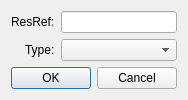
<?xml version="1.0" encoding="UTF-8"?>
<ui version="4.0">
 <class>Dialog</class>
 <widget class="QDialog" name="Dialog">
  <property name="geometry">
   <rect>
    <x>0</x>
    <y>0</y>
    <width>174</width>
    <height>95</height>
   </rect>
  </property>
  <property name="windowTitle">
   <string>Save To Module</string>
  </property>
  <layout class="QVBoxLayout" name="verticalLayout">
   <item>
    <layout class="QFormLayout" name="formLayout">
     <property name="labelAlignment">
      <set>Qt::AlignRight|Qt::AlignTrailing|Qt::AlignVCenter</set>
     </property>
     <item row="0" column="0">
      <widget class="QLabel" name="label">
       <property name="text">
        <string>ResRef:</string>
       </property>
      </widget>
     </item>
     <item row="0" column="1">
      <widget class="QLineEdit" name="resrefEdit">
       <property name="maxLength">
        <number>16</number>
       </property>
      </widget>
     </item>
     <item row="1" column="0">
      <widget class="QLabel" name="label_2">
       <property name="text">
        <string>Type:</string>
       </property>
      </widget>
     </item>
     <item row="1" column="1">
      <widget class="QComboBox" name="typeCombo"/>
     </item>
    </layout>
   </item>
   <item>
    <widget class="QDialogButtonBox" name="buttonBox">
     <property name="orientation">
      <enum>Qt::Horizontal</enum>
     </property>
     <property name="standardButtons">
      <set>QDialogButtonBox::Cancel|QDialogButtonBox::Ok</set>
     </property>
    </widget>
   </item>
  </layout>
 </widget>
 <resources/>
 <connections>
  <connection>
   <sender>buttonBox</sender>
   <signal>accepted()</signal>
   <receiver>Dialog</receiver>
   <slot>accept()</slot>
   <hints>
    <hint type="sourcelabel">
     <x>248</x>
     <y>254</y>
    </hint>
    <hint type="destinationlabel">
     <x>157</x>
     <y>274</y>
    </hint>
   </hints>
  </connection>
  <connection>
   <sender>buttonBox</sender>
   <signal>rejected()</signal>
   <receiver>Dialog</receiver>
   <slot>reject()</slot>
   <hints>
    <hint type="sourcelabel">
     <x>316</x>
     <y>260</y>
    </hint>
    <hint type="destinationlabel">
     <x>286</x>
     <y>274</y>
    </hint>
   </hints>
  </connection>
 </connections>
</ui>
